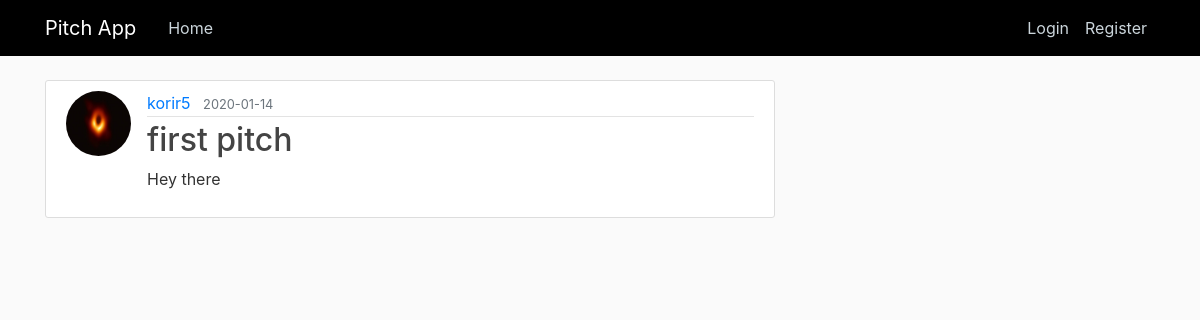
/post/6, run on an earlier commit of the app's database.
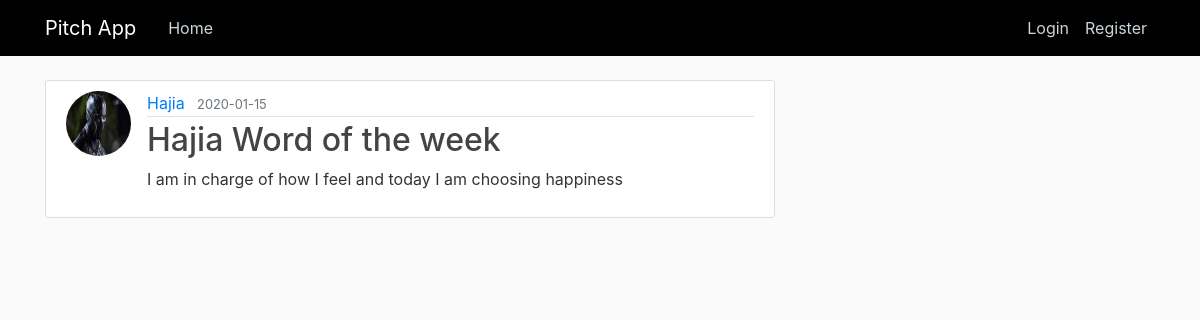
And on a later commit of the database.
### pitch/models.py (models this page shows, shortened)
class User(db.Model, UserMixin):
    id = db.Column(db.Integer, primary_key=True)
    username = db.Column(db.String(20), unique=True, nullable=False)
    email = db.Column(db.String(120), unique=True, nullable=False)
    image_file = db.Column(db.String(20), nullable=False, default='default.jpg')
    password = db.Column(db.String(60), nullable=False)
    posts = db.relationship('Post', backref='author', lazy=True)

class Post(db.Model):
    id = db.Column(db.Integer, primary_key=True)
    title = db.Column(db.String(100), nullable=False)
    date_posted = db.Column(db.DateTime, nullable=False, default=datetime.utcnow)
    content = db.Column(db.Text, nullable=False)
    user_id = db.Column(db.Integer, db.ForeignKey('user.id'), nullable=False)

### pitch/routes.py (the view)
@app.route("/post/<int:post_id>")
def post(post_id):
    post = Post.query.get_or_404(post_id)
    return render_template('post.html', title=post.title, post=post)

### pitch/templates/post.html (shortened to what this page needs)
{% extends "layout.html" %} {% block content %}
<article class="media content-section">
  <img
    class="rounded-circle article-img"
    src="{{ url_for('static', filename='dp/' + post.author.image_file) }}"
  />
  <div class="media-body">
    <div class="article-metadata">
      <a
        class="mr-2"
        href="{{ url_for('user_posts', username=post.author.username) }}"
        >{{ post.author.username }}</a
      >
      <small class="text-muted"
        >{{ post.date_posted.strftime('%Y-%m-%d') }}</small
      >
    </div>
    <h2 class="article-title">{{ post.title }}</h2>
    <p class="article-content">{{ post.content }}</p>
  </div>
</article>
{% endblock content %}

What changed in the data, as far as the page shows it:
removed User: image_file (placeholder picture), author.username "korir5"
now on this page (row edited): User: image_file (picture), author.username "Hajia"
changed Post: date_posted "2020-01-14" → "2020-01-15"; title "first pitch" → "Hajia Word of the week"; content "Hey there" → "I am in charge of how I feel and today I am choosing happiness"
